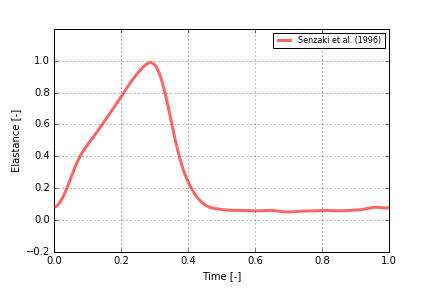

This figure's Python source:
# -*- coding: utf-8 -*-
'''
Author of this script: Christian Winkler
e-mail: [email redacted]
date: 26.01.2018

Reference:

Senzaki H, Chen C, Kass D. 
Single-beat estimation of end-systolic pressure-volume relation in humans. 
A new method with the potential for noninvasive application. 
Circulation. 1996;94(10):2497-2506.
'''


import numpy as np
import matplotlib.pyplot as plt

def sin_func(x,i,A,phi):
    return A/100*np.sin(phi+i*x*2*np.pi)
    

I =[0,1,2,3,4,5,6,7,8,9,10,11,12]
AMP = [28.38975,37.58583,21.02345,7.665592,4.809436,4.181973,1.940692,0.5870049,1.181256,0.84039,0.02259011,0.3071458,0.3226207]
PHI=[0,0.08367674,-1.486758,2.865675,0.1677238,4.630239,3.088379,-0.3053668,4.410703,3.181538,1.242886,4.156753,2.946186]
y = np.zeros(500)
x = np.linspace(0, 1, num = 500)
for i in I[1:]:
    y += sin_func(x,I[i], AMP[i], PHI[i])
    
y = y + 0.2838975


'''
Senzaki's elastance function (1996)
'''

# Plotting
plt.plot(x, y, 'r-', linewidth = 3, alpha =0.6, label = "Senzaki et al. (1996)",zorder=3)

plt.legend(prop={'size': 8})
plt.xlabel("Time [-]")
plt.ylabel("Elastance [-]")
plt.ylim([-0.2, 1.2])
plt.grid()
plt.savefig("elastance_senzaki_1996.png")
plt.show()

